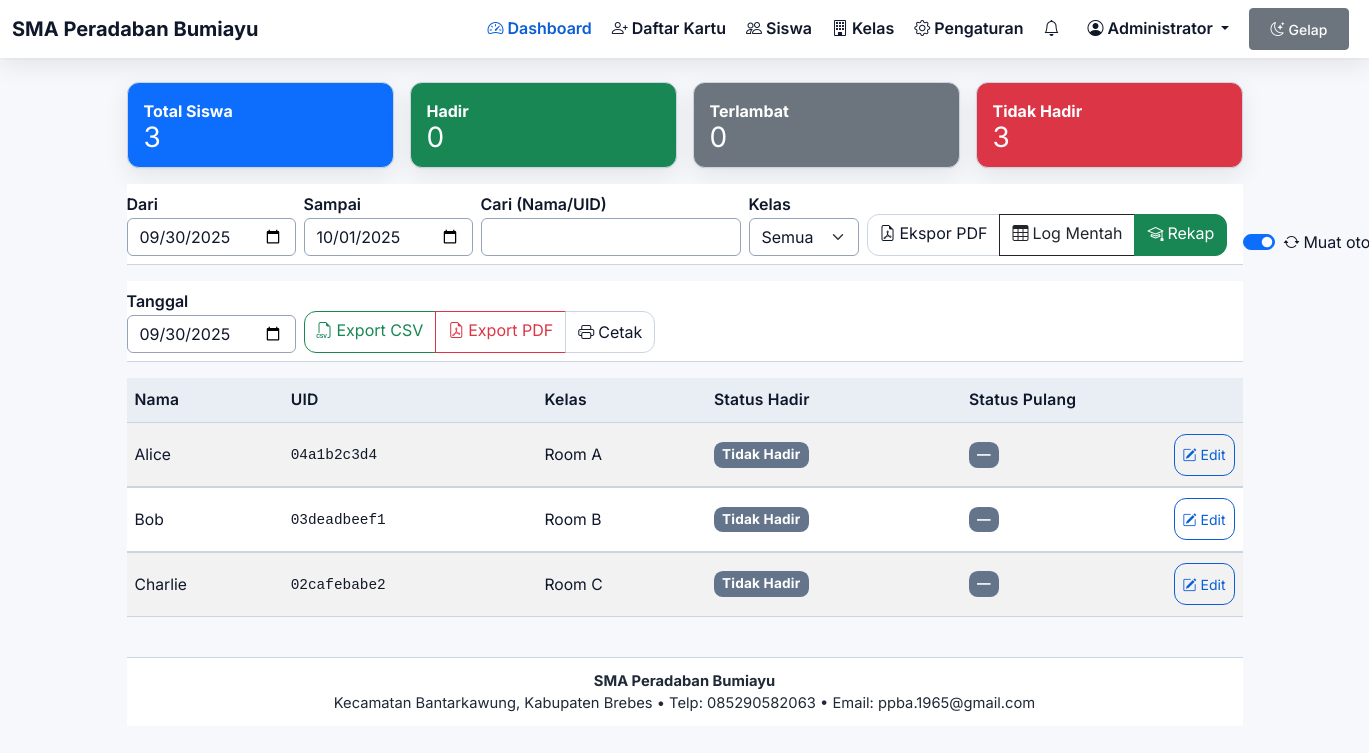
Page / (signed in) on the committed database.
### tables this page shows
CREATE TABLE IF NOT EXISTS users (
  id INT AUTO_INCREMENT PRIMARY KEY,
  name VARCHAR(100) NOT NULL,
  uid_hex VARCHAR(32) NOT NULL UNIQUE,
  room VARCHAR(100) NOT NULL DEFAULT ''
);

### web/public/index.php (the view, shortened to what the rows shown need)
<?php
require_once __DIR__ . '/../bootstrap.php';
$pdo = pdo();
$tz = new DateTimeZone(env('APP_TZ', 'Asia/Jakarta'));
$schoolMode = (bool) env('SCHOOL_MODE', false);
$view = $_GET['view'] ?? ($schoolMode ? 'recap' : 'raw');
$date = $_GET['date'] ?? '';
$room = $_GET['room'] ?? '';
try { $dateDt = new DateTime($date ?: 'today', $tz); } catch (Exception $e) { $dateDt = new DateTime('today', $tz); }
$recap = null;
if ($view === 'recap') {
    $start = $dateDt; $end = (clone $start)->modify('+1 day');
    $schoolStart = env('SCHOOL_START', '07:15');
    $schoolEnd = env('SCHOOL_END', '15:00');
    $lateAt = DateTime::createFromFormat('Y-m-d H:i', $start->format('Y-m-d') . ' ' . $schoolStart, $tz);
    $endAt  = DateTime::createFromFormat('Y-m-d H:i', $start->format('Y-m-d') . ' ' . $schoolEnd, $tz);
    if ($room !== '') {
        $sql = 'SELECT u.id, u.name, u.uid_hex, u.room,
                       (SELECT MIN(a.ts) FROM attendance a WHERE a.uid_hex = u.uid_hex AND a.ts >= ? AND a.ts < ? AND a.device_id = \'manual\' AND (JSON_EXTRACT(a.raw_json, \'$.type\') = \'checkin\' OR JSON_EXTRACT(a.raw_json, \'$.type\') = \'override\')) AS first_ts,
                       (SELECT MAX(a.ts) FROM attendance a WHERE a.uid_hex = u.uid_hex AND a.ts >= ? AND a.ts < ? AND a.device_id = \'manual\' AND (JSON_EXTRACT(a.raw_json, \'$.type\') = \'checkout\' OR JSON_EXTRACT(a.raw_json, \'$.status\') = \'bolos\')) AS last_ts
                FROM users u
                WHERE u.room = ?
                ORDER BY u.name';
        $st = $pdo->prepare($sql);
        $st->execute([$start->format('Y-m-d H:i:s'), $end->format('Y-m-d H:i:s'), $start->format('Y-m-d H:i:s'), $end->format('Y-m-d H:i:s'), $room]);
    } else {
        $sql = 'SELECT u.id, u.name, u.uid_hex, u.room,
                       (SELECT MIN(a.ts) FROM attendance a WHERE a.uid_hex = u.uid_hex AND a.ts >= ? AND a.ts < ? AND a.device_id = \'manual\' AND (JSON_EXTRACT(a.raw_json, \'$.type\') = \'checkin\' OR JSON_EXTRACT(a.raw_json, \'$.type\') = \'override\')) AS first_ts,
                       (SELECT MAX(a.ts) FROM attendance a WHERE a.uid_hex = u.uid_hex AND a.ts >= ? AND a.ts < ? AND a.device_id = \'manual\' AND (JSON_EXTRACT(a.raw_json, \'$.type\') = \'checkout\' OR JSON_EXTRACT(a.raw_json, \'$.status\') = \'bolos\')) AS last_ts
                FROM users u
                ORDER BY u.room, u.name';
        $st = $pdo->prepare($sql);
        $st->execute([$start->format('Y-m-d H:i:s'), $end->format('Y-m-d H:i:s'), $start->format('Y-m-d H:i:s'), $end->format('Y-m-d H:i:s')]);
    }
    $rowsRecap = $st->fetchAll(PDO::FETCH_ASSOC);
    $present = 0; $late = 0; $absent = 0; $total = count($rowsRecap);
    $today = new DateTime('today', $tz);
    $isPastDay = ($start < $today);
    $requireCheckout = (bool) env('REQUIRE_CHECKOUT', false);
    $overrideMap = buat_peta_override($pdo, $start, $end);
    foreach ($rowsRecap as &$rr) {
        [$statusMasuk, $statusPulang] = selesaikan_status_harian($rr, $tz, $start, $lateAt, $endAt, $isPastDay, $requireCheckout, $overrideMap);
        if ($statusMasuk === 'Tidak Hadir') {
            $absent++;
        } else {
            $present++;
            if ($statusMasuk === 'Terlambat') {
                $late++;
            }
        }
    }
    $rowsForView = $rowsRecap;
    $recap = [
        'total' => $total,
        'present' => $present,
        'late' => $late,
        'absent' => $absent,
        'rows' => $rowsForView,
        'date' => $start->format('Y-m-d'),
        'room' => $room,
        'school_start' => $schoolStart,
        'school_end' => $schoolEnd,
    ];
}
function e($s) { return htmlspecialchars((string)$s, ENT_QUOTES, 'UTF-8'); }
?>
<!doctype html>
<html lang="id">
<head>
  <link href="https://cdn.jsdelivr.net/npm/bootstrap@5.3.3/dist/css/bootstrap.min.css" rel="stylesheet">
  <link href="https://cdn.jsdelivr.net/npm/bootstrap-icons@1.11.3/font/bootstrap-icons.min.css" rel="stylesheet">
  <link href="./assets/style.css" rel="stylesheet">
  </head>
<body>
<div class="container">
  <?php if ($view === 'recap'): ?>
    <div id="tableContainerRecap" class="table-responsive">
      <table class="table table-striped align-middle">
        <thead>
          <tr>
            <th>Nama</th>
            <th class="d-none-mobile">UID</th>
            <th>Kelas</th>
            <th>Status Hadir</th>
            <th class="d-none-mobile">Status Pulang</th>
          </tr>
        </thead>
        <tbody>
        <?php foreach (($recap['rows'] ?? []) as $r): ?>
          <?php $statusMasuk = $r['masuk_status']; $badge = $statusMasuk==='Hadir'?'badge-present':($statusMasuk==='Terlambat'?'badge-late':'badge-absent'); ?>
          <tr>
            <td><?= e($r['name']) ?></td>
            <td class="d-none-mobile"><code class="cursor-pointer" data-uid="<?= e($r['uid_hex']) ?>"><?= e($r['uid_hex']) ?></code></td>
            <td><?= e($r['room']) ?></td>
            <td><span class="badge badge-status <?= $badge ?>"><?= e($statusMasuk) ?></span></td>
            <?php
              $p = $r['pulang_status'] ?: '—';
              $pcls = 'badge-belum';
            ?>
            <td class="d-none-mobile">
              <div class="d-flex align-items-center w-100">
                <span class="badge badge-status <?= $p==='—'?'badge-absent':$pcls ?>"><?= e($p) ?></span>
                <?php $recDate = e($recap['date'] ?? $dateDt->format('Y-m-d')); $uidh = e($r['uid_hex']); $nm = e($r['name']); ?>
                <button type="button" class="btn btn-sm btn-outline-primary ms-auto" data-correct="1" data-date="<?= $recDate ?>" data-uid="<?= $uidh ?>" data-name="<?= $nm ?>">
                  <i class="bi bi-pencil-square me-1"></i>Edit
                </button>
              </div>
            </td>
          </tr>
        <?php endforeach; ?>
        </tbody>
      </table>
    </div>
  <?php endif; ?>
</div>
</body>
</html>

### rows in the picture
users: name "Alice", uid_hex "04a1b2c3d4", room "Room A", statusMasuk "Tidak Hadir", p "—"
users: name "Bob", uid_hex "03deadbeef1", room "Room B", statusMasuk "Tidak Hadir", p "—"
users: name "Charlie", uid_hex "02cafebabe2", room "Room C", statusMasuk "Tidak Hadir", p "—"

### other values in the picture
$school "SMA Peradaban Bumiayu"
$_SESSION['name'] "Administrator"
$recap['total'] "3"
$recap['present'] "0"
$recap['late'] "0"
$recap['absent'] "3"
env('SCHOOL_NAME','') "SMA Peradaban Bumiayu"
$addr "Kecamatan Bantarkawung, Kabupaten Brebes"
$phone "085290582063"
$email "ppba.1965@gmail.com"
